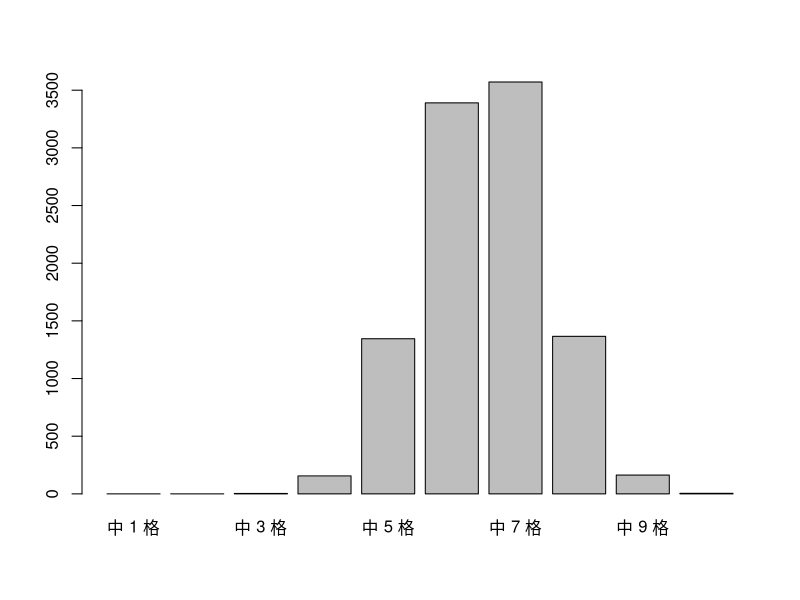

This chart was generated by the following R code:
CountLine <- function(balls=c(1:10)) {
  length(unique(balls))
}

balls <- 10
times <- 10000
result <- numeric(times)
for (i in 1:times) {
  result[i] <- CountLine(sample(1:balls, balls, replace = TRUE))
}

result <- factor(result, levels = 1:10, labels = paste0("中 ", 1:10, " 格"))
table(result)
plot(result)
sum(table(result)/times) == 1
